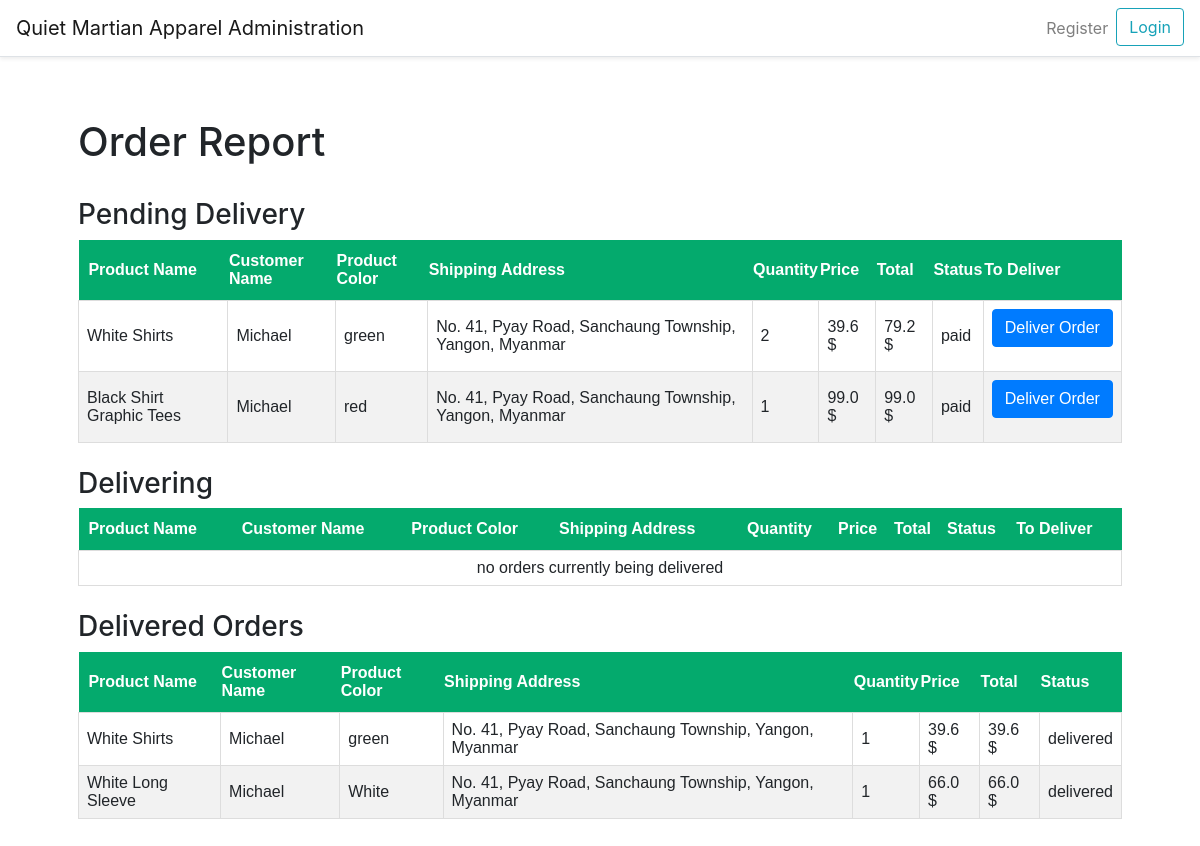
/order-report, run on an earlier commit of the app's database.
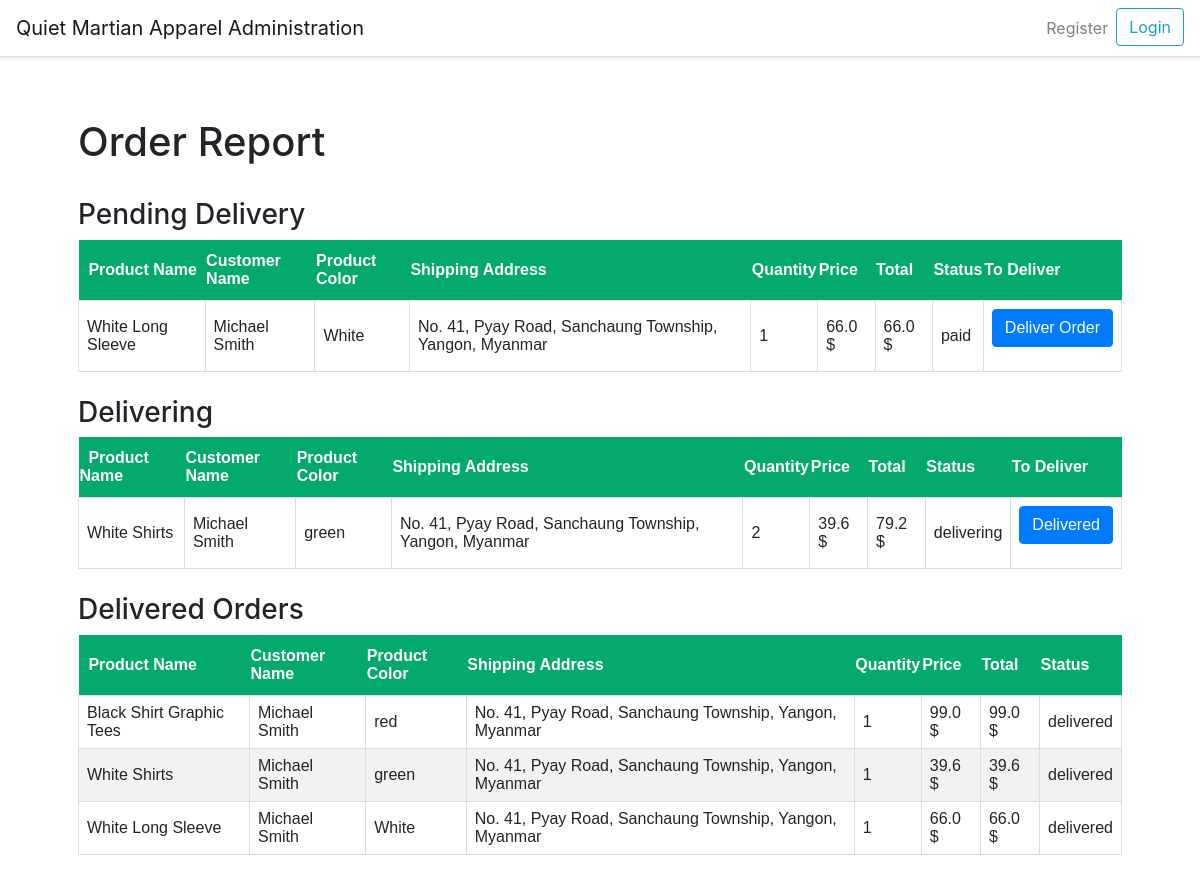
And on a later commit of the database.
### website/models.py (models this page shows, shortened)
class Order(db.Model, UserMixin):
    id = db.Column(db.Integer, primary_key=True)
    customer_id = db.Column(db.Integer, db.ForeignKey('customer.id'))
    product_id = db.Column(db.Integer, db.ForeignKey('product.id'))
    order_no = db.Column(db.String(150), unique=True)
    quantity = db.Column(db.Integer)
    color = db.Column(db.String(30))
    price = db.Column(db.Float)
    order_total = db.Column(db.Float)
    order_date = db.Column(db.DateTime, default=func.now())
    order_status = db.Column(db.String(150))
    payments = db.relationship('Payment')
    product = db.relationship('Product', lazy=True)
    customer = db.relationship('Customer', lazy=True)

class Product(db.Model, UserMixin):
    id = db.Column(db.Integer, primary_key=True)
    brand_id = db.Column(db.Integer, db.ForeignKey('brand.id'))
    category_id = db.Column(db.Integer, db.ForeignKey('category.id'))
    title = db.Column(db.String(150))
    description = db.Column(db.String(255))
    stock = db.Column(db.Integer)
    discount_id = db.Column(db.Integer, db.ForeignKey('discount.id'))
    price = db.Column(db.Float)
    color_id = db.Column(db.Integer, db.ForeignKey('color.id'))
    image_1 = db.Column(db.String(150))
    image_2 = db.Column(db.String(150))
    image_3 = db.Column(db.String(150))
    created_date = db.Column(db.DateTime, default=func.now())
    created_by_id = db.Column(db.Integer)
    updated_date = db.Column(db.DateTime, default=func.now())
    updated_by_id = db.Column(db.Integer)
    brand = db.relationship('Brand')
    category = db.relationship('Category')
    color = db.relationship('Color')
    colors = db.relationship('Color', secondary='product_color')
    orders = db.relationship('Order', lazy=True)
    discount = db.relationship('Discount', lazy=True)

class Customer(db.Model, UserMixin):
    id = db.Column(db.Integer, primary_key=True)
    name = db.Column(db.String(150))
    nric = db.Column(db.String(150))
    nationality = db.Column(db.String(150))
    phone_number = db.Column(db.String(150))
    dob = db.Column(db.DateTime)
    email = db.Column(db.String(150), unique=True)
    address = db.Column(db.String(255))
    card_no = db.Column(db.String(150))
    username = db.Column(db.String(150), unique=True)
    password = db.Column(db.String(150))
    created_date = db.Column(db.DateTime, default=func.now())
    payments = db.relationship('Payment')
    orders = db.relationship('Order')

### website/auth.py (the view)
@auth.route('/order-report', methods=['GET', 'POST'])
def order_report():
    orders = Order.query.filter_by(order_status='paid').all()
    tod_orders = Order.query.filter_by(order_status='delivering').all()
    d_orders = Order.query.filter_by(order_status='delivered').all()
    return render_template("staff/order_report.html", tod_orders=tod_orders, d_orders=d_orders, orders=orders,
                           user=current_user)

### website/templates/staff/order_report.html (shortened to what the changed rows need)
{% extends "staff/layout.html" %}
{% block main %}
<link rel="stylesheet" href="static/payment.css">
    <h1>Order Report</h1>
<br>
        <table class="history">
            <thead>
                <tr>
                    <th>&nbsp;&nbsp;Product Name</th>
                    <th>Customer Name</th>
                    <th>Product Color</th>
                    <th>Shipping Address</th>
                    <th>Quantity</th>
                    <th>Price</th>
                    <th>Total</th>
                    <th>Status</th>
                    <th>To Deliver</th>
                </tr>
            </thead>
            <tbody>
            {% if orders %}
                {% for order in orders %}
                    <tr>
                        <td>{{ order.product.title }}</td>
                        <td>{{ order.customer.name }}</td>
                        <td>{{ order.color}}</td>
                        <td>{{ order.customer.address }}</td>
                        <td>{{ order.quantity }}</td>
                        <td>{{ order.price }} $</td>
                        <td>{{ order.order_total }} $</td>
                        <td>{{ order.order_status }}</td>
                        <td>
                            {% if order.order_status == 'paid' %}
                            <form method="POST" action="{{ url_for('auth.order_delivering') }}">
                                <button type="submit" class="btn btn-primary">Deliver Order</button>
                            </form>
                            {% endif %}
                        </td>
                    </tr>
                {% endfor %}
            {% else %}
            <td colspan="9" align="center">no orders pending delivery</td>
            {% endif %}
            </tbody>
        </table>
<br>
        <table class="history">
            <thead>
                <tr>
                    <th>&nbsp;&nbsp;Product Name</th>
                    <th>Customer Name</th>
                    <th>Product Color</th>
                    <th>Shipping Address</th>
                    <th>Quantity</th>
                    <th>Price</th>
                    <th>Total</th>
                    <th>Status</th>
                    <th>To Deliver</th>
                </tr>
            </thead>
            <tbody>
            {% if tod_orders %}
                {% for order in tod_orders %}
                    <tr>
                        <td>{{ order.product.title }}</td>
                        <td>{{ order.customer.name }}</td>
                        <td>{{ order.color}}</td>
                        <td>{{ order.customer.address }}</td>
                        <td>{{ order.quantity }}</td>
                        <td>{{ order.price }} $</td>
                        <td>{{ order.order_total }} $</td>
                        <td>{{ order.order_status }}</td>
                        <td>
                            {% if order.order_status == 'delivering' %}
                            <form method="POST" action="{{ url_for('auth.order_delivered') }}">
                                <button type="submit" class="btn btn-primary">Delivered</button>
                            </form>
                            {% endif %}
                        </td>
                    </tr>
                {% endfor %}
            {% else %}
            <td colspan="9" align="center">no orders currently being delivered</td>
            {% endif %}
            </tbody>
        </table>
<br>
<table class="history">
            <thead>
                <tr>
                    <th>&nbsp;&nbsp;Product Name</th>
                    <th>Customer Name</th>
                    <th>Product Color</th>
                    <th>Shipping Address</th>
                    <th>Quantity</th>
                    <th>Price</th>
                    <th>Total</th>
                    <th>Status</th>
                </tr>
            </thead>
            <tbody>
            {% if d_orders %}
                {% for order in d_orders %}
                    <tr>
                        <td>{{ order.product.title }}</td>
                        <td>{{ order.customer.name }}</td>
                        <td>{{ order.color}}</td>
                        <td>{{ order.customer.address }}</td>
                        <td>{{ order.quantity }}</td>
                        <td>{{ order.price }} $</td>
                        <td>{{ order.order_total }} $</td>
                        <td>{{ order.order_status }}</td>
                    </tr>
                {% endfor %}
            {% else %}
            <td colspan="9" align="center">no orders delivered to the customer yet</td>
            {% endif %}
            </tbody>
        </table>
{% endblock %}

What changed in the data, as far as the page shows it:
now on this page (row edited): Order: product "White Long Sleeve", customer.name "Michael Smith", color "White", customer.address "No. 41, Pyay Road, Sanchaung Township, Yangon, Myanmar", quantity "1", price "66.0", order_total "66.0", order_status "paid", shown under "Pending Delivery"
changed Order: moves from the list under "Pending Delivery" to the list under "Delivering"
changed Order "red": moves from the list under "Pending Delivery" to the list under "Delivered Orders"
changed through a linked row, Order (number 4 of 5 on the later page): customer.name "Michael" → "Michael Smith"
changed through a linked row, Order (number 5 of 5 on the later page): customer.name "Michael" → "Michael Smith"
Also different on the page:
text no longer shown: "no orders currently being delivered"
